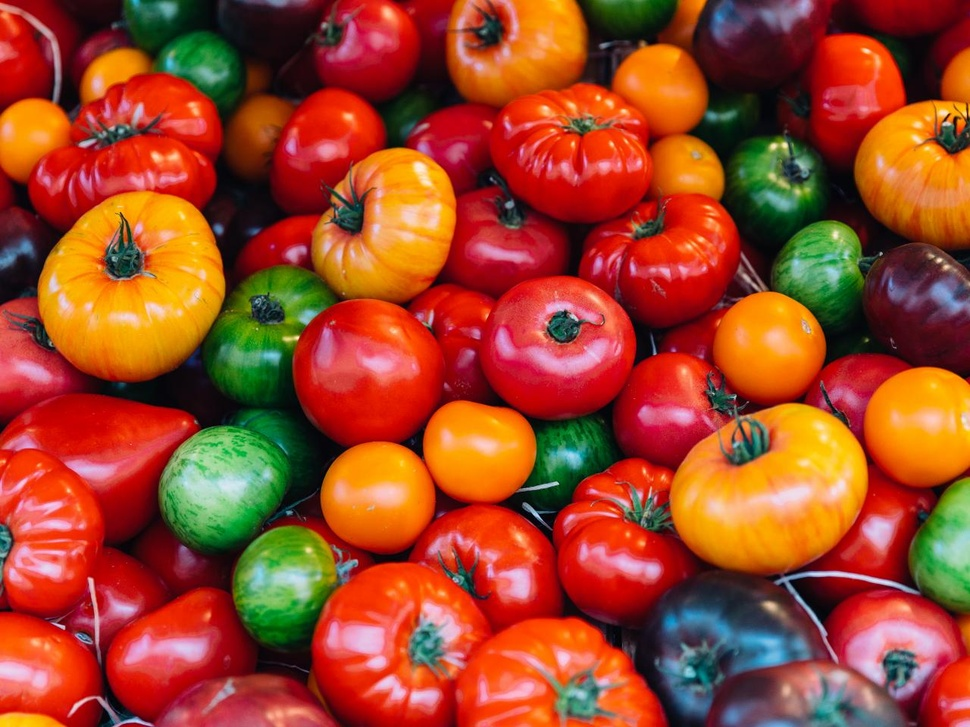
#> input picture img2.jpeg, 970 x 727 px, shrunk from 1280 x 960 before the run
$ python opencv_img_filtering.py
#> lines starting #> are read from the running program, lines starting #| are printed output that depends on the picture; after the words box and inside, x2 and y2 are one past the last pixel; in counts of white or black regions, pixels touching at a corner belong together
import cv2
import numpy as np

# Load an image
image = cv2.imread('img2.jpeg')
#> image is the input picture: shape (727, 970, 3); mean B, G, R 39.1, 69.8, 158.6

# Display the original image
cv2.imshow('Original Image', image)
cv2.waitKey(0)

# Convert the image to grayscale
gray_image = cv2.cvtColor(image, cv2.COLOR_BGR2GRAY)
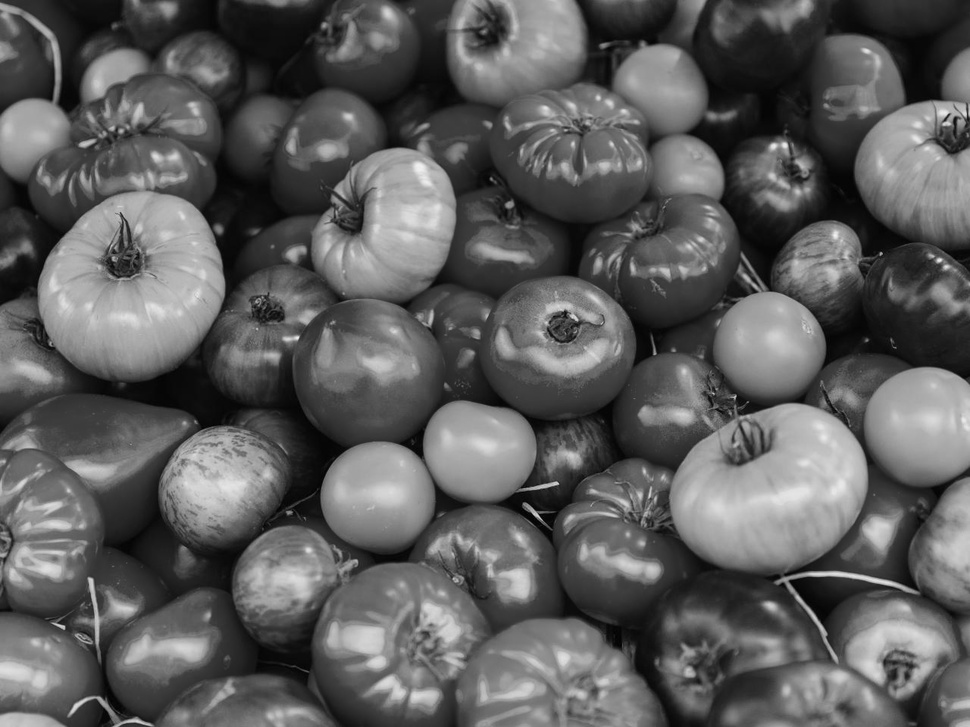
#> gray_image: shape (727, 970); min 0, max 242, mean 92.8

# Display the grayscale image
cv2.imshow('Grayscale Image', gray_image)
cv2.waitKey(0)

# Apply Gaussian Blur
gaussian_blur = cv2.GaussianBlur(gray_image, (5, 5), 0)

# Display the image after Gaussian Blur
cv2.imshow('Gaussian Blur', gaussian_blur)
cv2.waitKey(0)

# Apply Median Blur
median_blur = cv2.medianBlur(gray_image, 5)

# Display the image after Median Blur
cv2.imshow('Median Blur', median_blur)
cv2.waitKey(0)

# Apply Bilateral Filter
bilateral_filter = cv2.bilateralFilter(gray_image, 9, 75, 75)

# Display the image after Bilateral Filter
cv2.imshow('Bilateral Filter', bilateral_filter)
cv2.waitKey(0)

# Apply Histogram Equalization
equalized_image = cv2.equalizeHist(gray_image)
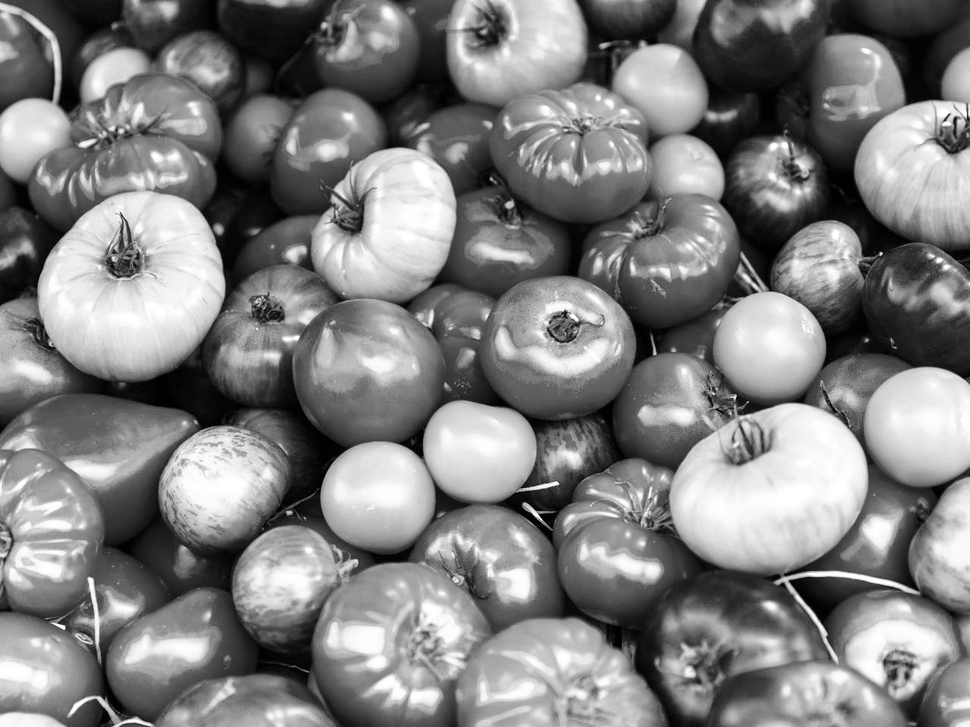
#> equalized_image: shape (727, 970); min 0, max 255, mean 128.2

# Display the image after Histogram Equalization
cv2.imshow('Histogram Equalization', equalized_image)
cv2.waitKey(0)

# Apply Thresholding
_, thresholded_image = cv2.threshold(gray_image, 127, 255, cv2.THRESH_BINARY)
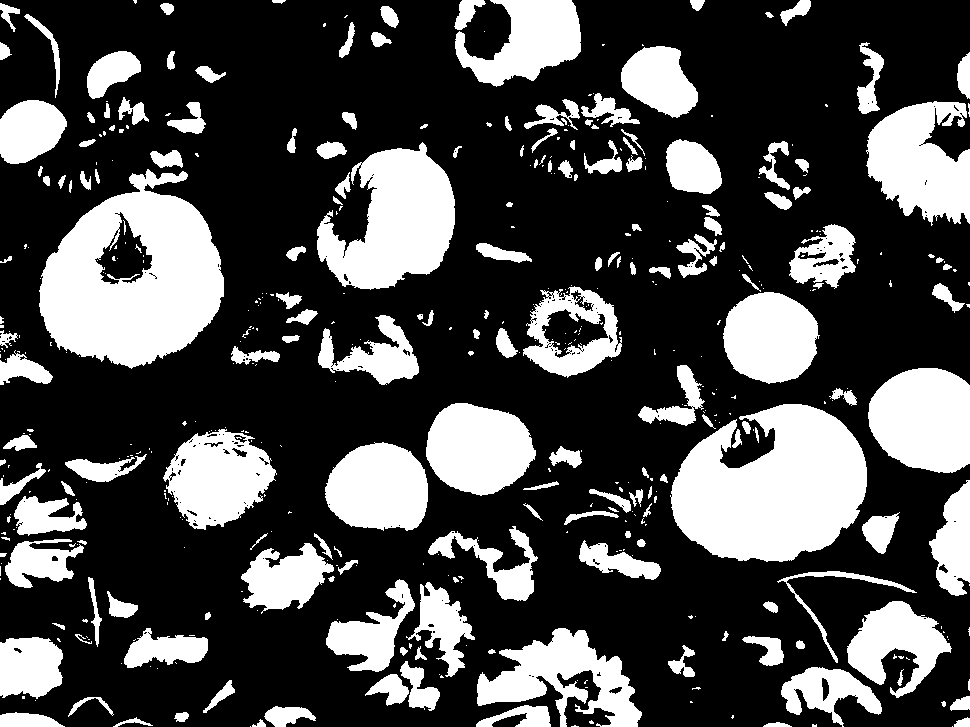
#> thresholded_image: shape (727, 970); 29.3% white; 470 white regions (282 under 20 px), largest, box (x1, y1, x2, y2) and area: (39, 169, 224, 369) 23278, (670, 404, 867, 562) 22044, (317, 142, 455, 290) 12609

# Display the image after Thresholding
cv2.imshow('Thresholding', thresholded_image)
cv2.waitKey(0)

# Apply Adaptive Thresholding
adaptive_threshold = cv2.adaptiveThreshold(gray_image, 255, cv2.ADAPTIVE_THRESH_GAUSSIAN_C, cv2.THRESH_BINARY, 11, 2)
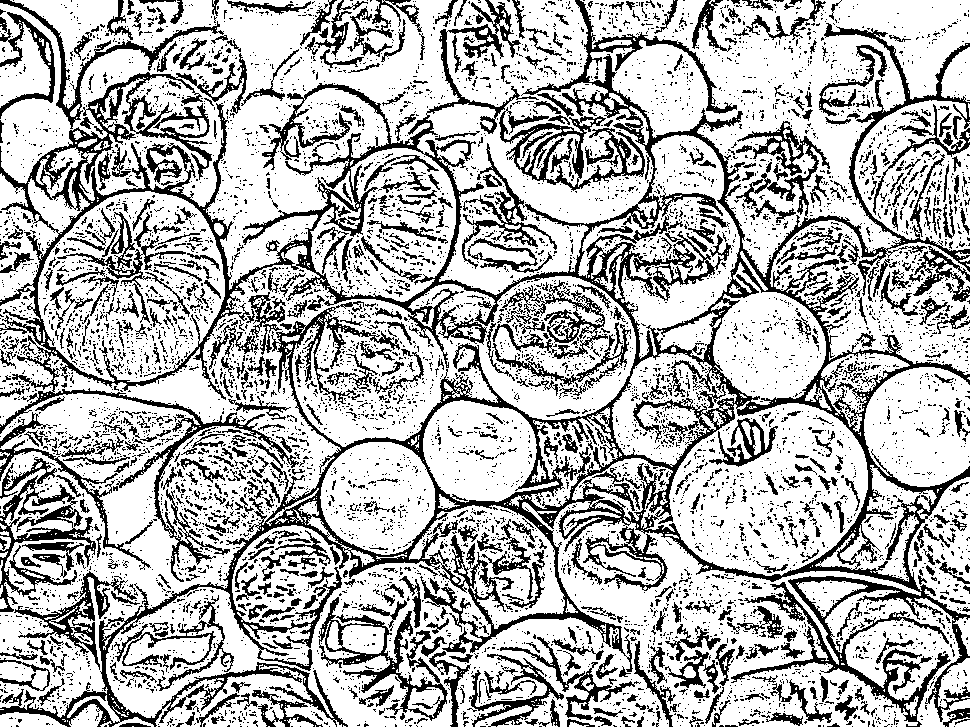
#> adaptive_threshold: shape (727, 970); 71.2% white; 7164 black regions (6419 under 20 px), largest, box (x1, y1, x2, y2) and area: (0, 0, 970, 727) 87705, (499, 107, 645, 191) 3493, (0, 475, 96, 612) 3190

# Display the image after Adaptive Thresholding
cv2.imshow('Adaptive Thresholding', adaptive_threshold)
cv2.waitKey(0)

# Close all OpenCV windows
cv2.destroyAllWindows()
